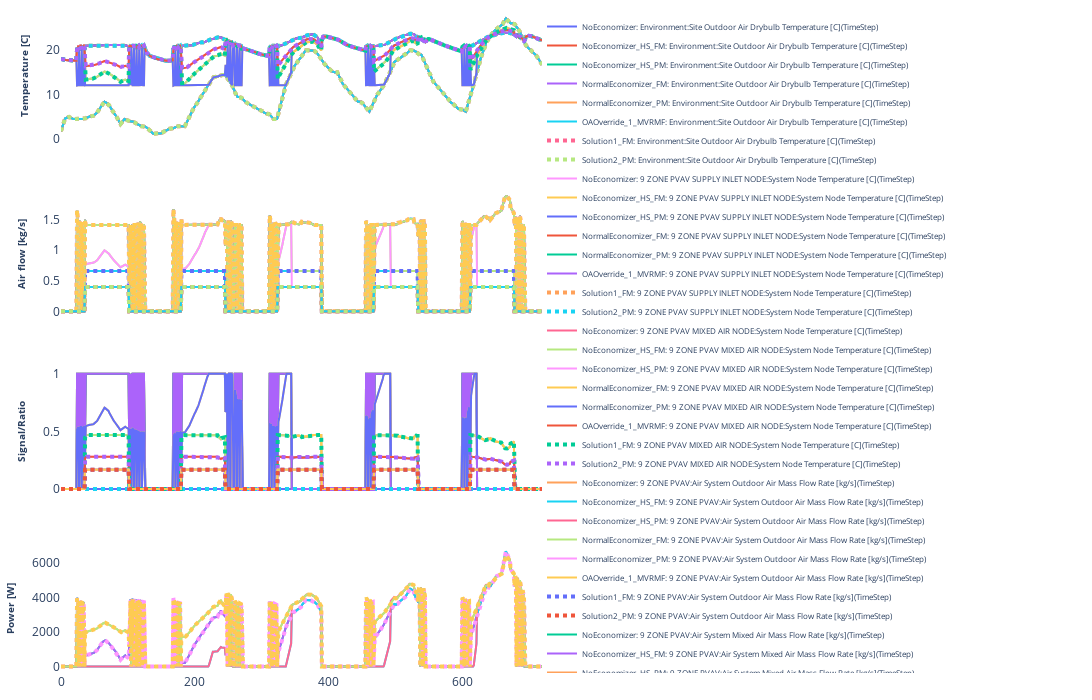

The cell this chart's notebook holds for it:
### Code cell
fig = make_subplots(
            rows=4, 
            cols=1,
            shared_xaxes=True,
#             row_heights=[0.3, 0.7]
        )

row=1
for types in [temperature, airflow, ratio, power]:
    
    for variable in types:
        
        fig.add_trace(go.Scatter(
            y=df_v1[variable],
            mode='lines',
            name="NoEconomizer: "+variable,
        ),row=row, col=1)
        
        fig.add_trace(go.Scatter(
            y=df_v2[variable],
            mode='lines',
            name="NoEconomizer_HS_FM: "+variable,
        ),row=row, col=1)
        
        fig.add_trace(go.Scatter(
            y=df_v3[variable],
            mode='lines',
            name="NoEconomizer_HS_PM: "+variable,
        ),row=row, col=1)
                
        fig.add_trace(go.Scatter(
            y=df_v4[variable],
            mode='lines',
            name="NormalEconomizer_FM: "+variable,
        ),row=row, col=1)
        
        fig.add_trace(go.Scatter(
            y=df_v5[variable],
            mode='lines',
            name="NormalEconomizer_PM: "+variable,
        ),row=row, col=1)
        
        fig.add_trace(go.Scatter(
            y=df_v6[variable],
            mode='lines',
            name="OAOverride_1_MVRMF: "+variable,
        ),row=row, col=1)
        
        fig.add_trace(go.Scatter(
            y=df_v7[variable],
            mode='lines',
            name="Solution1_FM: "+variable,
            line=dict(width=4, dash='dot')
        ),row=row, col=1)
        
        fig.add_trace(go.Scatter(
            y=df_v8[variable],
            mode='lines',
            name="Solution2_PM: "+variable,
            line=dict(width=4, dash='dot')
        ),row=row, col=1)
        
    row+=1
        
fig.update_layout(
    width=1300,
    height=700,
    margin=dict(
        l=10,
        r=550,
        t=10,
        b=10,
    ),
    showlegend=True,
    plot_bgcolor='white',
    legend=dict(
        font=dict(
            size=8,
        ),
        yanchor="top",
        y=1.0,
        xanchor="left",
        x=1.0,
    ),
)

fig.update_yaxes(
    title_text="<b>Temperature [C]</b>",
    title_font_size = 10,
    row=1, col=1
)

fig.update_yaxes(
    title_text="<b>Air flow [kg/s]</b>",
    title_font_size = 10,
    row=2, col=1
)

fig.update_yaxes(
    title_text="<b>Signal/Ratio</b>",
    title_font_size = 10,
    row=3, col=1
)

fig.update_yaxes(
    title_text="<b>Power [W]</b>",
    title_font_size = 10,
    row=4, col=1
)

# fig.update_traces(opacity=0.8)


fig.show()

### Figure 1 — Plotly figure (JSON) as saved in the notebook; plotly's stock layout.template omitted (floating-point values rounded to 4 significant figures; data arrays with more than 128 entries replaced by an {"elided": "..."} marker saying what was removed)
{"data": [{"mode": "lines", "name": "NoEconomizer: Environment:Site Outdoor Air Drybulb Temperature [C](TimeStep)", "type": "scatter", "xaxis": "x", "y": {"elided": "720 float values"}, "yaxis": "y"}, {"mode": "lines", "name": "NoEconomizer_HS_FM: Environment:Site Outdoor Air Drybulb Temperature [C](TimeStep)", "type": "scatter", "xaxis": "x", "y": {"elided": "720 float values"}, "yaxis": "y"}, {"mode": "lines", "name": "NoEconomizer_HS_PM: Environment:Site Outdoor Air Drybulb Temperature [C](TimeStep)", "type": "scatter", "xaxis": "x", "y": {"elided": "720 float values"}, "yaxis": "y"}, {"mode": "lines", "name": "NormalEconomizer_FM: Environment:Site Outdoor Air Drybulb Temperature [C](TimeStep)", "type": "scatter", "xaxis": "x", "y": {"elided": "720 float values"}, "yaxis": "y"}, {"mode": "lines", "name": "NormalEconomizer_PM: Environment:Site Outdoor Air Drybulb Temperature [C](TimeStep)", "type": "scatter", "xaxis": "x", "y": {"elided": "720 float values"}, "yaxis": "y"}, {"mode": "lines", "name": "OAOverride_1_MVRMF: Environment:Site Outdoor Air Drybulb Temperature [C](TimeStep)", "type": "scatter", "xaxis": "x", "y": {"elided": "720 float values"}, "yaxis": "y"}, {"line": {"dash": "dot", "width": 4}, "mode": "lines", "name": "Solution1_FM: Environment:Site Outdoor Air Drybulb Temperature [C](TimeStep)", "type": "scatter", "xaxis": "x", "y": {"elided": "720 float values"}, "yaxis": "y"}, {"line": {"dash": "dot", "width": 4}, "mode": "lines", "name": "Solution2_PM: Environment:Site Outdoor Air Drybulb Temperature [C](TimeStep)", "type": "scatter", "xaxis": "x", "y": {"elided": "720 float values"}, "yaxis": "y"}, {"mode": "lines", "name": "NoEconomizer: 9 ZONE PVAV SUPPLY INLET NODE:System Node Temperature [C](TimeStep)", "type": "scatter", "xaxis": "x", "y": {"elided": "720 float values"}, "yaxis": "y"}, {"mode": "lines", "name": "NoEconomizer_HS_FM: 9 ZONE PVAV SUPPLY INLET NODE:System Node Temperature [C](TimeStep)", "type": "scatter", "xaxis": "x", "y": {"elided": "720 float values"}, "yaxis": "y"}, {"mode": "lines", "name": "NoEconomizer_HS_PM: 9 ZONE PVAV SUPPLY INLET NODE:System Node Temperature [C](TimeStep)", "type": "scatter", "xaxis": "x", "y": {"elided": "720 float values"}, "yaxis": "y"}, {"mode": "lines", "name": "NormalEconomizer_FM: 9 ZONE PVAV SUPPLY INLET NODE:System Node Temperature [C](TimeStep)", "type": "scatter", "xaxis": "x", "y": {"elided": "720 float values"}, "yaxis": "y"}, {"mode": "lines", "name": "NormalEconomizer_PM: 9 ZONE PVAV SUPPLY INLET NODE:System Node Temperature [C](TimeStep)", "type": "scatter", "xaxis": "x", "y": {"elided": "720 float values"}, "yaxis": "y"}, {"mode": "lines", "name": "OAOverride_1_MVRMF: 9 ZONE PVAV SUPPLY INLET NODE:System Node Temperature [C](TimeStep)", "type": "scatter", "xaxis": "x", "y": {"elided": "720 float values"}, "yaxis": "y"}, {"line": {"dash": "dot", "width": 4}, "mode": "lines", "name": "Solution1_FM: 9 ZONE PVAV SUPPLY INLET NODE:System Node Temperature [C](TimeStep)", "type": "scatter", "xaxis": "x", "y": {"elided": "720 float values"}, "yaxis": "y"}, {"line": {"dash": "dot", "width": 4}, "mode": "lines", "name": "Solution2_PM: 9 ZONE PVAV SUPPLY INLET NODE:System Node Temperature [C](TimeStep)", "type": "scatter", "xaxis": "x", "y": {"elided": "720 float values"}, "yaxis": "y"}, {"mode": "lines", "name": "NoEconomizer: 9 ZONE PVAV MIXED AIR NODE:System Node Temperature [C](TimeStep) ", "type": "scatter", "xaxis": "x", "y": {"elided": "720 float values"}, "yaxis": "y"}, {"mode": "lines", "name": "NoEconomizer_HS_FM: 9 ZONE PVAV MIXED AIR NODE:System Node Temperature [C](TimeStep) ", "type": "scatter", "xaxis": "x", "y": {"elided": "720 float values"}, "yaxis": "y"}, {"mode": "lines", "name": "NoEconomizer_HS_PM: 9 ZONE PVAV MIXED AIR NODE:System Node Temperature [C](TimeStep) ", "type": "scatter", "xaxis": "x", "y": {"elided": "720 float values"}, "yaxis": "y"}, {"mode": "lines", "name": "NormalEconomizer_FM: 9 ZONE PVAV MIXED AIR NODE:System Node Temperature [C](TimeStep) ", "type": "scatter", "xaxis": "x", "y": {"elided": "720 float values"}, "yaxis": "y"}, {"mode": "lines", "name": "NormalEconomizer_PM: 9 ZONE PVAV MIXED AIR NODE:System Node Temperature [C](TimeStep) ", "type": "scatter", "xaxis": "x", "y": {"elided": "720 float values"}, "yaxis": "y"}, {"mode": "lines", "name": "OAOverride_1_MVRMF: 9 ZONE PVAV MIXED AIR NODE:System Node Temperature [C](TimeStep) ", "type": "scatter", "xaxis": "x", "y": {"elided": "720 float values"}, "yaxis": "y"}, {"line": {"dash": "dot", "width": 4}, "mode": "lines", "name": "Solution1_FM: 9 ZONE PVAV MIXED AIR NODE:System Node Temperature [C](TimeStep) ", "type": "scatter", "xaxis": "x", "y": {"elided": "720 float values"}, "yaxis": "y"}, {"line": {"dash": "dot", "width": 4}, "mode": "lines", "name": "Solution2_PM: 9 ZONE PVAV MIXED AIR NODE:System Node Temperature [C](TimeStep) ", "type": "scatter", "xaxis": "x", "y": {"elided": "720 float values"}, "yaxis": "y"}, {"mode": "lines", "name": "NoEconomizer: 9 ZONE PVAV:Air System Outdoor Air Mass Flow Rate [kg/s](TimeStep)", "type": "scatter", "xaxis": "x2", "y": {"elided": "720 float values"}, "yaxis": "y2"}, {"mode": "lines", "name": "NoEconomizer_HS_FM: 9 ZONE PVAV:Air System Outdoor Air Mass Flow Rate [kg/s](TimeStep)", "type": "scatter", "xaxis": "x2", "y": {"elided": "720 float values"}, "yaxis": "y2"}, {"mode": "lines", "name": "NoEconomizer_HS_PM: 9 ZONE PVAV:Air System Outdoor Air Mass Flow Rate [kg/s](TimeStep)", "type": "scatter", "xaxis": "x2", "y": {"elided": "720 float values"}, "yaxis": "y2"}, {"mode": "lines", "name": "NormalEconomizer_FM: 9 ZONE PVAV:Air System Outdoor Air Mass Flow Rate [kg/s](TimeStep)", "type": "scatter", "xaxis": "x2", "y": {"elided": "720 float values"}, "yaxis": "y2"}, {"mode": "lines", "name": "NormalEconomizer_PM: 9 ZONE PVAV:Air System Outdoor Air Mass Flow Rate [kg/s](TimeStep)", "type": "scatter", "xaxis": "x2", "y": {"elided": "720 float values"}, "yaxis": "y2"}, {"mode": "lines", "name": "OAOverride_1_MVRMF: 9 ZONE PVAV:Air System Outdoor Air Mass Flow Rate [kg/s](TimeStep)", "type": "scatter", "xaxis": "x2", "y": {"elided": "720 float values"}, "yaxis": "y2"}, {"line": {"dash": "dot", "width": 4}, "mode": "lines", "name": "Solution1_FM: 9 ZONE PVAV:Air System Outdoor Air Mass Flow Rate [kg/s](TimeStep)", "type": "scatter", "xaxis": "x2", "y": {"elided": "720 float values"}, "yaxis": "y2"}, {"line": {"dash": "dot", "width": 4}, "mode": "lines", "name": "Solution2_PM: 9 ZONE PVAV:Air System Outdoor Air Mass Flow Rate [kg/s](TimeStep)", "type": "scatter", "xaxis": "x2", "y": {"elided": "720 float values"}, "yaxis": "y2"}, {"mode": "lines", "name": "NoEconomizer: 9 ZONE PVAV:Air System Mixed Air Mass Flow Rate [kg/s](TimeStep)", "type": "scatter", "xaxis": "x2", "y": {"elided": "720 float values"}, "yaxis": "y2"}, {"mode": "lines", "name": "NoEconomizer_HS_FM: 9 ZONE PVAV:Air System Mixed Air Mass Flow Rate [kg/s](TimeStep)", "type": "scatter", "xaxis": "x2", "y": {"elided": "720 float values"}, "yaxis": "y2"}, {"mode": "lines", "name": "NoEconomizer_HS_PM: 9 ZONE PVAV:Air System Mixed Air Mass Flow Rate [kg/s](TimeStep)", "type": "scatter", "xaxis": "x2", "y": {"elided": "720 float values"}, "yaxis": "y2"}, {"mode": "lines", "name": "NormalEconomizer_FM: 9 ZONE PVAV:Air System Mixed Air Mass Flow Rate [kg/s](TimeStep)", "type": "scatter", "xaxis": "x2", "y": {"elided": "720 float values"}, "yaxis": "y2"}, {"mode": "lines", "name": "NormalEconomizer_PM: 9 ZONE PVAV:Air System Mixed Air Mass Flow Rate [kg/s](TimeStep)", "type": "scatter", "xaxis": "x2", "y": {"elided": "720 float values"}, "yaxis": "y2"}, {"mode": "lines", "name": "OAOverride_1_MVRMF: 9 ZONE PVAV:Air System Mixed Air Mass Flow Rate [kg/s](TimeStep)", "type": "scatter", "xaxis": "x2", "y": {"elided": "720 float values"}, "yaxis": "y2"}, {"line": {"dash": "dot", "width": 4}, "mode": "lines", "name": "Solution1_FM: 9 ZONE PVAV:Air System Mixed Air Mass Flow Rate [kg/s](TimeStep)", "type": "scatter", "xaxis": "x2", "y": {"elided": "720 float values"}, "yaxis": "y2"}, {"line": {"dash": "dot", "width": 4}, "mode": "lines", "name": "Solution2_PM: 9 ZONE PVAV:Air System Mixed Air Mass Flow Rate [kg/s](TimeStep)", "type": "scatter", "xaxis": "x2", "y": {"elided": "720 float values"}, "yaxis": "y2"}, {"mode": "lines", "name": "NoEconomizer: 9 ZONE PVAV:Air System Outdoor Air Mechanical Ventilation Requested Mass Flow Rate [kg/s](TimeStep)", "type": "scatter", "xaxis": "x2", "y": {"elided": "720 float values"}, "yaxis": "y2"}, {"mode": "lines", "name": "NoEconomizer_HS_FM: 9 ZONE PVAV:Air System Outdoor Air Mechanical Ventilation Requested Mass Flow Rate [kg/s](TimeStep)", "type": "scatter", "xaxis": "x2", "y": {"elided": "720 float values"}, "yaxis": "y2"}, {"mode": "lines", "name": "NoEconomizer_HS_PM: 9 ZONE PVAV:Air System Outdoor Air Mechanical Ventilation Requested Mass Flow Rate [kg/s](TimeStep)", "type": "scatter", "xaxis": "x2", "y": {"elided": "720 float values"}, "yaxis": "y2"}, {"mode": "lines", "name": "NormalEconomizer_FM: 9 ZONE PVAV:Air System Outdoor Air Mechanical Ventilation Requested Mass Flow Rate [kg/s](TimeStep)", "type": "scatter", "xaxis": "x2", "y": {"elided": "720 float values"}, "yaxis": "y2"}, {"mode": "lines", "name": "NormalEconomizer_PM: 9 ZONE PVAV:Air System Outdoor Air Mechanical Ventilation Requested Mass Flow Rate [kg/s](TimeStep)", "type": "scatter", "xaxis": "x2", "y": {"elided": "720 float values"}, "yaxis": "y2"}, {"mode": "lines", "name": "OAOverride_1_MVRMF: 9 ZONE PVAV:Air System Outdoor Air Mechanical Ventilation Requested Mass Flow Rate [kg/s](TimeStep)", "type": "scatter", "xaxis": "x2", "y": {"elided": "720 float values"}, "yaxis": "y2"}, {"line": {"dash": "dot", "width": 4}, "mode": "lines", "name": "Solution1_FM: 9 ZONE PVAV:Air System Outdoor Air Mechanical Ventilation Requested Mass Flow Rate [kg/s](TimeStep)", "type": "scatter", "xaxis": "x2", "y": {"elided": "720 float values"}, "yaxis": "y2"}, {"line": {"dash": "dot", "width": 4}, "mode": "lines", "name": "Solution2_PM: 9 ZONE PVAV:Air System Outdoor Air Mechanical Ventilation Requested Mass Flow Rate [kg/s](TimeStep)", "type": "scatter", "xaxis": "x2", "y": {"elided": "720 float values"}, "yaxis": "y2"}, {"mode": "lines", "name": "NoEconomizer: 9 ZONE PVAV:Air System Outdoor Air Economizer Status [](TimeStep)", "type": "scatter", "xaxis": "x3", "y": {"elided": "720 int values"}, "yaxis": "y3"}, {"mode": "lines", "name": "NoEconomizer_HS_FM: 9 ZONE PVAV:Air System Outdoor Air Economizer Status [](TimeStep)", "type": "scatter", "xaxis": "x3", "y": {"elided": "720 int values"}, "yaxis": "y3"}, {"mode": "lines", "name": "NoEconomizer_HS_PM: 9 ZONE PVAV:Air System Outdoor Air Economizer Status [](TimeStep)", "type": "scatter", "xaxis": "x3", "y": {"elided": "720 int values"}, "yaxis": "y3"}, {"mode": "lines", "name": "NormalEconomizer_FM: 9 ZONE PVAV:Air System Outdoor Air Economizer Status [](TimeStep)", "type": "scatter", "xaxis": "x3", "y": {"elided": "720 float values"}, "yaxis": "y3"}, {"mode": "lines", "name": "NormalEconomizer_PM: 9 ZONE PVAV:Air System Outdoor Air Economizer Status [](TimeStep)", "type": "scatter", "xaxis": "x3", "y": {"elided": "720 float values"}, "yaxis": "y3"}, {"mode": "lines", "name": "OAOverride_1_MVRMF: 9 ZONE PVAV:Air System Outdoor Air Economizer Status [](TimeStep)", "type": "scatter", "xaxis": "x3", "y": {"elided": "720 float values"}, "yaxis": "y3"}, {"line": {"dash": "dot", "width": 4}, "mode": "lines", "name": "Solution1_FM: 9 ZONE PVAV:Air System Outdoor Air Economizer Status [](TimeStep)", "type": "scatter", "xaxis": "x3", "y": {"elided": "720 int values"}, "yaxis": "y3"}, {"line": {"dash": "dot", "width": 4}, "mode": "lines", "name": "Solution2_PM: 9 ZONE PVAV:Air System Outdoor Air Economizer Status [](TimeStep)", "type": "scatter", "xaxis": "x3", "y": {"elided": "720 int values"}, "yaxis": "y3"}, {"mode": "lines", "name": "NoEconomizer: 9 ZONE PVAV:Air System Outdoor Air Flow Fraction [](TimeStep)", "type": "scatter", "xaxis": "x3", "y": {"elided": "720 float values"}, "yaxis": "y3"}, {"mode": "lines", "name": "NoEconomizer_HS_FM: 9 ZONE PVAV:Air System Outdoor Air Flow Fraction [](TimeStep)", "type": "scatter", "xaxis": "x3", "y": {"elided": "720 float values"}, "yaxis": "y3"}, {"mode": "lines", "name": "NoEconomizer_HS_PM: 9 ZONE PVAV:Air System Outdoor Air Flow Fraction [](TimeStep)", "type": "scatter", "xaxis": "x3", "y": {"elided": "720 float values"}, "yaxis": "y3"}, {"mode": "lines", "name": "NormalEconomizer_FM: 9 ZONE PVAV:Air System Outdoor Air Flow Fraction [](TimeStep)", "type": "scatter", "xaxis": "x3", "y": {"elided": "720 float values"}, "yaxis": "y3"}, {"mode": "lines", "name": "NormalEconomizer_PM: 9 ZONE PVAV:Air System Outdoor Air Flow Fraction [](TimeStep)", "type": "scatter", "xaxis": "x3", "y": {"elided": "720 float values"}, "yaxis": "y3"}, {"mode": "lines", "name": "OAOverride_1_MVRMF: 9 ZONE PVAV:Air System Outdoor Air Flow Fraction [](TimeStep)", "type": "scatter", "xaxis": "x3", "y": {"elided": "720 float values"}, "yaxis": "y3"}, {"line": {"dash": "dot", "width": 4}, "mode": "lines", "name": "Solution1_FM: 9 ZONE PVAV:Air System Outdoor Air Flow Fraction [](TimeStep)", "type": "scatter", "xaxis": "x3", "y": {"elided": "720 float values"}, "yaxis": "y3"}, {"line": {"dash": "dot", "width": 4}, "mode": "lines", "name": "Solution2_PM: 9 ZONE PVAV:Air System Outdoor Air Flow Fraction [](TimeStep)", "type": "scatter", "xaxis": "x3", "y": {"elided": "720 float values"}, "yaxis": "y3"}, {"mode": "lines", "name": "NoEconomizer: 9 ZONE PVAV:Air System Outdoor Air Minimum Flow Fraction [](TimeStep)", "type": "scatter", "xaxis": "x3", "y": {"elided": "720 float values"}, "yaxis": "y3"}, {"mode": "lines", "name": "NoEconomizer_HS_FM: 9 ZONE PVAV:Air System Outdoor Air Minimum Flow Fraction [](TimeStep)", "type": "scatter", "xaxis": "x3", "y": {"elided": "720 float values"}, "yaxis": "y3"}, {"mode": "lines", "name": "NoEconomizer_HS_PM: 9 ZONE PVAV:Air System Outdoor Air Minimum Flow Fraction [](TimeStep)", "type": "scatter", "xaxis": "x3", "y": {"elided": "720 float values"}, "yaxis": "y3"}, {"mode": "lines", "name": "NormalEconomizer_FM: 9 ZONE PVAV:Air System Outdoor Air Minimum Flow Fraction [](TimeStep)", "type": "scatter", "xaxis": "x3", "y": {"elided": "720 float values"}, "yaxis": "y3"}, {"mode": "lines", "name": "NormalEconomizer_PM: 9 ZONE PVAV:Air System Outdoor Air Minimum Flow Fraction [](TimeStep)", "type": "scatter", "xaxis": "x3", "y": {"elided": "720 float values"}, "yaxis": "y3"}, {"mode": "lines", "name": "OAOverride_1_MVRMF: 9 ZONE PVAV:Air System Outdoor Air Minimum Flow Fraction [](TimeStep)", "type": "scatter", "xaxis": "x3", "y": {"elided": "720 float values"}, "yaxis": "y3"}, {"line": {"dash": "dot", "width": 4}, "mode": "lines", "name": "Solution1_FM: 9 ZONE PVAV:Air System Outdoor Air Minimum Flow Fraction [](TimeStep)", "type": "scatter", "xaxis": "x3", "y": {"elided": "720 float values"}, "yaxis": "y3"}, {"line": {"dash": "dot", "width": 4}, "mode": "lines", "name": "Solution2_PM: 9 ZONE PVAV:Air System Outdoor Air Minimum Flow Fraction [](TimeStep)", "type": "scatter", "xaxis": "x3", "y": {"elided": "720 float values"}, "yaxis": "y3"}, {"mode": "lines", "name": "NoEconomizer: 9 ZONE PVAV 2SPD DX CLG COIL 212KBTU/HR 9.5EER:Cooling Coil Electric Power [W](TimeStep)", "type": "scatter", "xaxis": "x4", "y": {"elided": "720 float values"}, "yaxis": "y4"}, {"mode": "lines", "name": "NoEconomizer_HS_FM: 9 ZONE PVAV 2SPD DX CLG COIL 212KBTU/HR 9.5EER:Cooling Coil Electric Power [W](TimeStep)", "type": "scatter", "xaxis": "x4", "y": {"elided": "720 float values"}, "yaxis": "y4"}, {"mode": "lines", "name": "NoEconomizer_HS_PM: 9 ZONE PVAV 2SPD DX CLG COIL 212KBTU/HR 9.5EER:Cooling Coil Electric Power [W](TimeStep)", "type": "scatter", "xaxis": "x4", "y": {"elided": "720 float values"}, "yaxis": "y4"}, {"mode": "lines", "name": "NormalEconomizer_FM: 9 ZONE PVAV 2SPD DX CLG COIL 212KBTU/HR 9.5EER:Cooling Coil Electric Power [W](TimeStep)", "type": "scatter", "xaxis": "x4", "y": {"elided": "720 float values"}, "yaxis": "y4"}, {"mode": "lines", "name": "NormalEconomizer_PM: 9 ZONE PVAV 2SPD DX CLG COIL 212KBTU/HR 9.5EER:Cooling Coil Electric Power [W](TimeStep)", "type": "scatter", "xaxis": "x4", "y": {"elided": "720 float values"}, "yaxis": "y4"}, {"mode": "lines", "name": "OAOverride_1_MVRMF: 9 ZONE PVAV 2SPD DX CLG COIL 212KBTU/HR 9.5EER:Cooling Coil Electric Power [W](TimeStep)", "type": "scatter", "xaxis": "x4", "y": {"elided": "720 float values"}, "yaxis": "y4"}, {"line": {"dash": "dot", "width": 4}, "mode": "lines", "name": "Solution1_FM: 9 ZONE PVAV 2SPD DX CLG COIL 212KBTU/HR 9.5EER:Cooling Coil Electric Power [W](TimeStep)", "type": "scatter", "xaxis": "x4", "y": {"elided": "720 float values"}, "yaxis": "y4"}, {"line": {"dash": "dot", "width": 4}, "mode": "lines", "name": "Solution2_PM: 9 ZONE PVAV 2SPD DX CLG COIL 212KBTU/HR 9.5EER:Cooling Coil Electric Power [W](TimeStep)", "type": "scatter", "xaxis": "x4", "y": {"elided": "720 float values"}, "yaxis": "y4"}], "layout": {"height": 700, "legend": {"font": {"size": 8}, "x": 1, "xanchor": "left", "y": 1, "yanchor": "top"}, "margin": {"b": 10, "l": 10, "r": 550, "t": 10}, "plot_bgcolor": "white", "showlegend": true, "width": 1300, "xaxis": {"anchor": "y", "domain": [0, 1], "matches": "x4", "showticklabels": false}, "xaxis2": {"anchor": "y2", "domain": [0, 1], "matches": "x4", "showticklabels": false}, "xaxis3": {"anchor": "y3", "domain": [0, 1], "matches": "x4", "showticklabels": false}, "xaxis4": {"anchor": "y4", "domain": [0, 1]}, "yaxis": {"anchor": "x", "domain": [0.8063, 1], "title": {"font": {"size": 10}, "text": "<b>Temperature [C]</b>"}}, "yaxis2": {"anchor": "x2", "domain": [0.5375, 0.7312], "title": {"font": {"size": 10}, "text": "<b>Air flow [kg/s]</b>"}}, "yaxis3": {"anchor": "x3", "domain": [0.2687, 0.4625], "title": {"font": {"size": 10}, "text": "<b>Signal/Ratio</b>"}}, "yaxis4": {"anchor": "x4", "domain": [0, 0.1938], "title": {"font": {"size": 10}, "text": "<b>Power [W]</b>"}}}}
